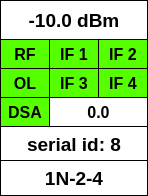
     <widget class="QFrame" name="frame_antenna_1N24">
      <property name="geometry">
       <rect>
        <x>1420</x>
        <y>10</y>
        <width>148</width>
        <height>196</height>
       </rect>
      </property>
      <property name="frameShape">
       <enum>QFrame::Box</enum>
      </property>
      <property name="frameShadow">
       <enum>QFrame::Plain</enum>
      </property>
      <widget class="QLabel" name="level_31">
       <property name="geometry">
        <rect>
         <x>0</x>
         <y>0</y>
         <width>148</width>
         <height>40</height>
        </rect>
       </property>
       <property name="font">
        <font>
         <pointsize>14</pointsize>
         <weight>75</weight>
         <bold>true</bold>
        </font>
       </property>
       <property name="styleSheet">
        <string notr="true">background-color: rgb(255, 255, 255);</string>
       </property>
       <property name="frameShape">
        <enum>QFrame::Box</enum>
       </property>
       <property name="text">
        <string>-10.0 dBm</string>
       </property>
       <property name="alignment">
        <set>Qt::AlignCenter</set>
       </property>
      </widget>
      <widget class="QLabel" name="flag_rf_25">
       <property name="geometry">
        <rect>
         <x>0</x>
         <y>39</y>
         <width>50</width>
         <height>30</height>
        </rect>
       </property>
       <property name="font">
        <font>
         <pointsize>12</pointsize>
         <weight>75</weight>
         <bold>true</bold>
        </font>
       </property>
       <property name="styleSheet">
        <string notr="true">background-color: rgb(85, 255, 0);</string>
       </property>
       <property name="frameShape">
        <enum>QFrame::Box</enum>
       </property>
       <property name="text">
        <string>RF</string>
       </property>
       <property name="alignment">
        <set>Qt::AlignCenter</set>
       </property>
      </widget>
      <widget class="QLabel" name="flag_ol_25">
       <property name="geometry">
        <rect>
         <x>0</x>
         <y>68</y>
         <width>50</width>
         <height>30</height>
        </rect>
       </property>
       <property name="font">
        <font>
         <pointsize>12</pointsize>
         <weight>75</weight>
         <bold>true</bold>
        </font>
       </property>
       <property name="styleSheet">
        <string notr="true">background-color: rgb(85, 255, 0);</string>
       </property>
       <property name="frameShape">
        <enum>QFrame::Box</enum>
       </property>
       <property name="text">
        <string>OL</string>
       </property>
       <property name="alignment">
        <set>Qt::AlignCenter</set>
       </property>
      </widget>
      <widget class="QLabel" name="flag_dsa_25">
       <property name="geometry">
        <rect>
         <x>0</x>
         <y>97</y>
         <width>50</width>
         <height>30</height>
        </rect>
       </property>
       <property name="font">
        <font>
         <pointsize>12</pointsize>
         <weight>75</weight>
         <bold>true</bold>
        </font>
       </property>
       <property name="styleSheet">
        <string notr="true">background-color: rgb(85, 255, 0);</string>
       </property>
       <property name="frameShape">
        <enum>QFrame::Box</enum>
       </property>
       <property name="text">
        <string>DSA</string>
       </property>
       <property name="alignment">
        <set>Qt::AlignCenter</set>
       </property>
      </widget>
      <widget class="QLabel" name="flag_if1_25">
       <property name="geometry">
        <rect>
         <x>49</x>
         <y>39</y>
         <width>50</width>
         <height>30</height>
        </rect>
       </property>
       <property name="font">
        <font>
         <pointsize>12</pointsize>
         <weight>75</weight>
         <bold>true</bold>
        </font>
       </property>
       <property name="styleSheet">
        <string notr="true">background-color: rgb(85, 255, 0);</string>
       </property>
       <property name="frameShape">
        <enum>QFrame::Box</enum>
       </property>
       <property name="text">
        <string>IF 1</string>
       </property>
       <property name="alignment">
        <set>Qt::AlignCenter</set>
       </property>
      </widget>
      <widget class="QLabel" name="flag_if2_25">
       <property name="geometry">
        <rect>
         <x>98</x>
         <y>39</y>
         <width>50</width>
         <height>30</height>
        </rect>
       </property>
       <property name="font">
        <font>
         <pointsize>12</pointsize>
         <weight>75</weight>
         <bold>true</bold>
        </font>
       </property>
       <property name="styleSheet">
        <string notr="true">background-color: rgb(85, 255, 0);</string>
       </property>
       <property name="frameShape">
        <enum>QFrame::Box</enum>
       </property>
       <property name="text">
        <string>IF 2</string>
       </property>
       <property name="alignment">
        <set>Qt::AlignCenter</set>
       </property>
      </widget>
      <widget class="QLabel" name="dsa_value_25">
       <property name="geometry">
        <rect>
         <x>49</x>
         <y>97</y>
         <width>99</width>
         <height>30</height>
        </rect>
       </property>
       <property name="font">
        <font>
         <pointsize>12</pointsize>
         <weight>75</weight>
         <bold>true</bold>
        </font>
       </property>
       <property name="styleSheet">
        <string notr="true">background-color: rgb(255, 255, 255);</string>
       </property>
       <property name="frameShape">
        <enum>QFrame::Box</enum>
       </property>
       <property name="text">
        <string>0.0</string>
       </property>
       <property name="alignment">
        <set>Qt::AlignCenter</set>
       </property>
      </widget>
      <widget class="QLabel" name="flag_if3_25">
       <property name="geometry">
        <rect>
         <x>49</x>
         <y>68</y>
         <width>50</width>
         <height>30</height>
        </rect>
       </property>
       <property name="font">
        <font>
         <pointsize>12</pointsize>
         <weight>75</weight>
         <bold>true</bold>
        </font>
       </property>
       <property name="styleSheet">
        <string notr="true">background-color: rgb(85, 255, 0);</string>
       </property>
       <property name="frameShape">
        <enum>QFrame::Box</enum>
       </property>
       <property name="text">
        <string>IF 3</string>
       </property>
       <property name="alignment">
        <set>Qt::AlignCenter</set>
       </property>
      </widget>
      <widget class="QLabel" name="flag_if4_25">
       <property name="geometry">
        <rect>
         <x>98</x>
         <y>68</y>
         <width>50</width>
         <height>30</height>
        </rect>
       </property>
       <property name="font">
        <font>
         <pointsize>12</pointsize>
         <weight>75</weight>
         <bold>true</bold>
        </font>
       </property>
       <property name="styleSheet">
        <string notr="true">background-color: rgb(85, 255, 0);</string>
       </property>
       <property name="frameShape">
        <enum>QFrame::Box</enum>
       </property>
       <property name="text">
        <string>IF 4</string>
       </property>
       <property name="alignment">
        <set>Qt::AlignCenter</set>
       </property>
      </widget>
      <widget class="QLabel" name="ant_name_35">
       <property name="geometry">
        <rect>
         <x>0</x>
         <y>126</y>
         <width>148</width>
         <height>36</height>
        </rect>
       </property>
       <property name="font">
        <font>
         <pointsize>14</pointsize>
         <weight>75</weight>
         <bold>true</bold>
        </font>
       </property>
       <property name="styleSheet">
        <string notr="true">background-color: rgb(255, 255, 255);</string>
       </property>
       <property name="frameShape">
        <enum>QFrame::Box</enum>
       </property>
       <property name="text">
        <string>serial id: 8</string>
       </property>
       <property name="alignment">
        <set>Qt::AlignCenter</set>
       </property>
      </widget>
      <widget class="QLabel" name="ant_name_36">
       <property name="geometry">
        <rect>
         <x>0</x>
         <y>160</y>
         <width>148</width>
         <height>36</height>
        </rect>
       </property>
       <property name="font">
        <font>
         <pointsize>14</pointsize>
         <weight>75</weight>
         <bold>true</bold>
        </font>
       </property>
       <property name="styleSheet">
        <string notr="true">background-color: rgb(255, 255, 255);</string>
       </property>
       <property name="frameShape">
        <enum>QFrame::Box</enum>
       </property>
       <property name="text">
        <string>1N-2-4</string>
       </property>
       <property name="alignment">
        <set>Qt::AlignCenter</set>
       </property>
      </widget>
     </widget>
